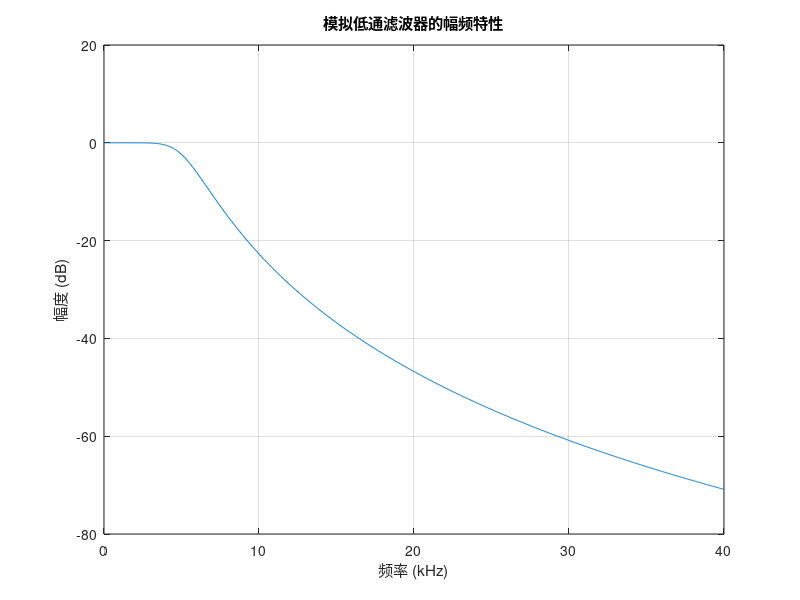

MATLAB code to generate this figure:
clear;clc;
fp = 4e3;  % 通带频率
fs = 20e3; % 阻带频率
Ap = 0.5;  % 通带最大衰减
As = 45;   % 阻带最小衰减
Fs = 80e3; % 采样频率
T=1/Fs;

% 设计模拟巴特沃斯低通滤波器
Wp = 2*pi*fp; % 通带频率转换为弧度频率
Ws = 2*pi*fs; % 阻带频率转换为弧度频率

% 计算模拟滤波器的阶数和截止频率
[N, Wc] = buttord(Wp, Ws, Ap, As, 's'); 

% 使用 butter 设计模拟低通滤波器
[b, a] = butter(N, Wc, 's');

disp('模拟低通滤波器的系统函数 H(s) 的系数：');
disp('b = '); disp(b);
disp('a = '); disp(a);

k=0:1023;
fk=0:40000/1024:40000;
wk=2*pi*fk;

% 计算模拟滤波器的频率响应
H = freqs(b, a, wk); 
magnitude = 20 * log10(abs(H));

% 绘制幅频特性
figure;
grid on;
plot(fk/1000,magnitude);grid on
title('模拟低通滤波器的幅频特性');
xlabel('频率 (kHz)');
ylabel('幅度 (dB)');

69.0483-63.4986
